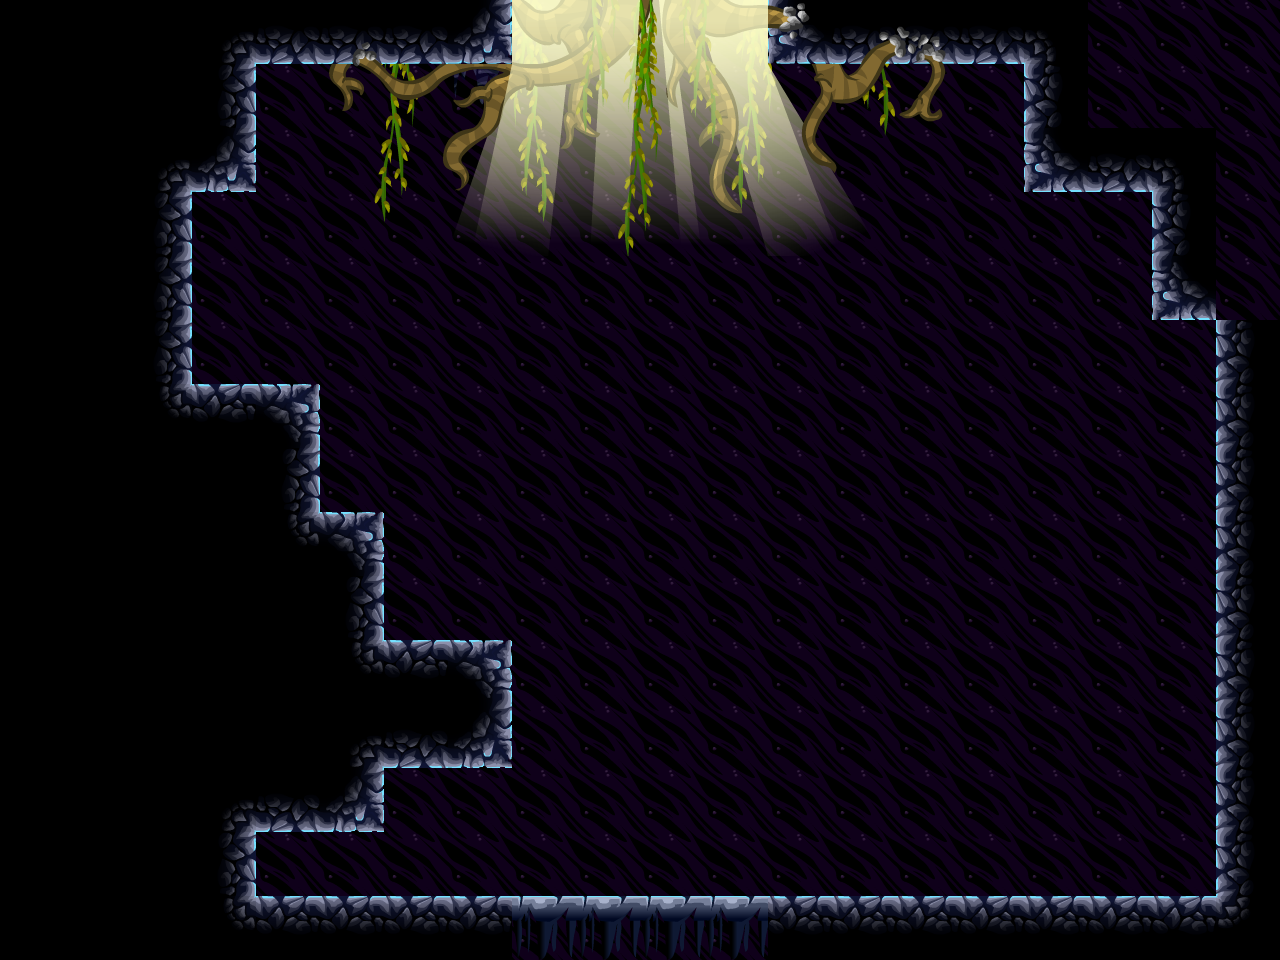

A level layout from a 2D game, rendered from its tile map. Below: a short description, then the map file with tile-grid data replaced by summaries:
An orthogonal 20x15 tile map with 64x64 px tiles, 3 tile layers (Background, bg2, Level) and 5 objects (4x spawner, door).

<map version="1.0" orientation="orthogonal" width="20" height="15" tilewidth="64" tileheight="64">
 <tileset firstgid="1" name="tiles" tilewidth="64" tileheight="64">
  <image source="../../images/tilesets/cave1.png" width="512" height="1024" />
  <terraintypes>
   <terrain name="crossable" tile="13" />
   <terrain name="crossable" tile="14" />
   <terrain name="crossable" tile="15" />
  </terraintypes>
 </tileset>
 <layer name="Background" width="20" height="15">
  <properties>
   <property name="nocollide" value="true" />
   <property name="tileset" value="tiles" />
  </properties>
  <data>[300 cells, 252 non-empty, 1 distinct tile ids]</data>
 </layer>
 <layer name="bg2" width="20" height="15">
  <properties>
   <property name="nocollide" value="true" />
   <property name="tileset" value="tiles" />
  </properties>
  <data>[300 cells, 1 non-empty, 1 distinct tile ids]</data>
 </layer>
 <layer name="Level" width="20" height="15">
  <properties>
   <property name="tileset" value="tiles" />
  </properties>
  <data>[300 cells, 99 non-empty, 52 distinct tile ids]</data>
 </layer>
 <objectgroup name="doors" width="20" height="15">
  <object name="door" type="door" gid="19" x="512" y="960">
   <properties>
    <property name="direction" value="down" />
   </properties>
  </object>
 </objectgroup>
 <objectgroup name="spawners" width="20" height="15">
  <object name="spawner" type="spawner" gid="35" x="312" y="255">
   <properties>
    <property name="enemy" value="f" />
   </properties>
  </object>
  <object name="spawner" type="spawner" gid="35" x="832" y="896">
   <properties>
    <property name="enemy" value="w" />
   </properties>
  </object>
  <object name="spawner" type="spawner" gid="35" x="1129" y="849">
   <properties>
    <property name="enemy" value="w" />
   </properties>
  </object>
  <object name="spawner" type="spawner" gid="35" x="910" y="227">
   <properties>
    <property name="enemy" value="f" />
   </properties>
  </object>
 </objectgroup>
</map>